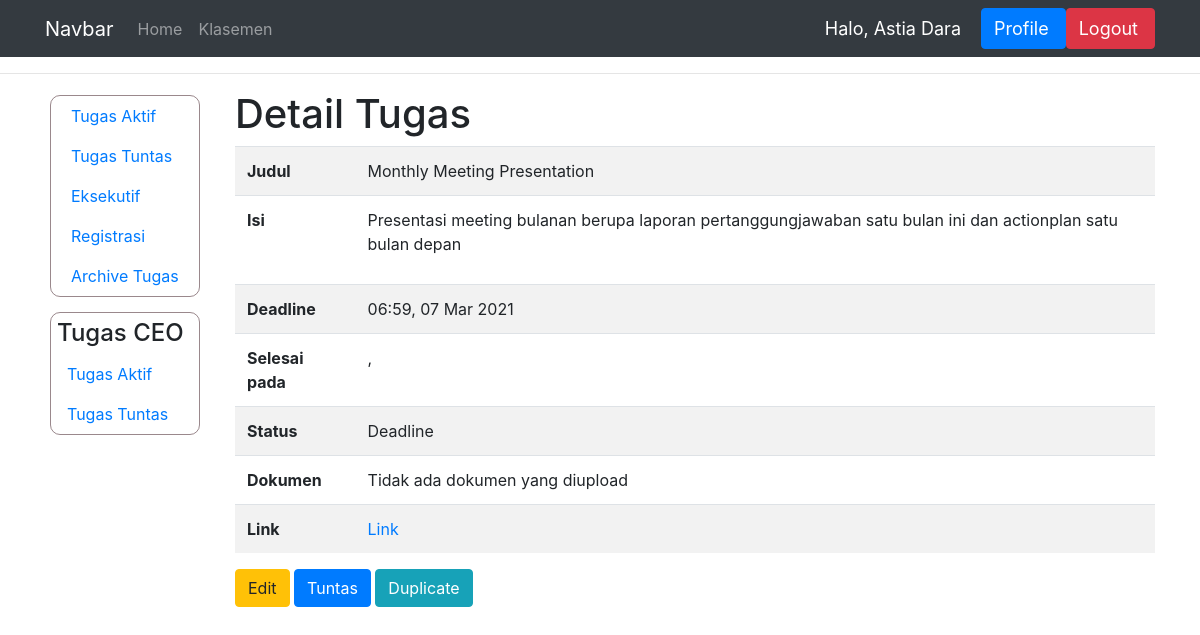
/mdetail_proyek/47 (signed in), run on an earlier commit of the app's database.
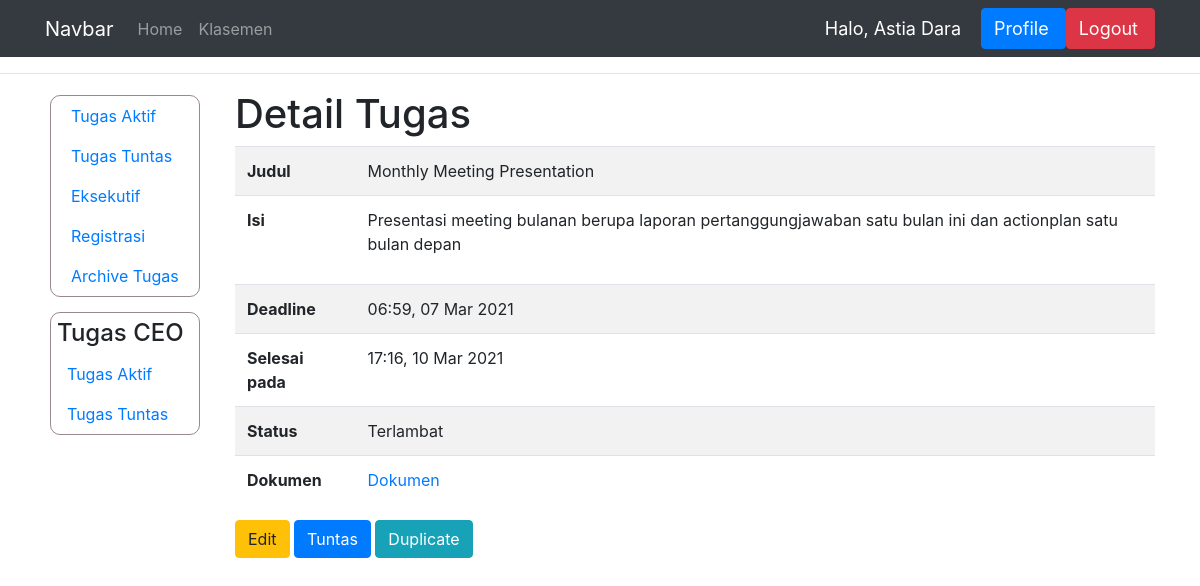
And on a later commit of the database.
### dashboard/models.py (models this page shows, shortened)
class TugasProyek(models.Model):
    STATUS = (
        ('Tuntas', 'Tuntas'),
        ('Hold', 'Hold'),
        ('On Progress', 'On Progress'),
        ('Selesai', 'Selesai'),
        ('Deadline', 'Deadline'),
        ('Terlambat', 'Terlambat')
    )
    pemilik_tugas = models.ForeignKey(User, on_delete=models.CASCADE)
    judul = models.CharField(max_length=150)
    isi = models.CharField(max_length=1000)
    deadline = models.DateTimeField('Deadline')
    status = models.CharField(max_length=15, choices=STATUS)
    bukti = models.CharField(max_length=100, null=True)
    penilaian = models.IntegerField(null=True)
    bagian = models.CharField(max_length = 100, null=True)
    komentar = models.CharField(max_length=1000)
    selesai_pada = models.DateTimeField('Selesai pada', null=True)
    link_bukti = models.CharField(max_length=1000, null=True)
    archive = models.BooleanField(null=True, default=False)
    ketuntasan = models.BooleanField(null=True, default=False)

### dashboard/views.py (the view)
# urls.py: path('mdetail_proyek/<int:id_tugas>', views.mdetail_proyek, name='mdetail_proyek'),
@login_required(login_url='login')
def mdetail_proyek(request, id_tugas):
    nama = request.user.first_name
    t = TugasProyek.objects.get(pk=id_tugas)
    dokumennya = t.bukti
    if (t.status == 'Tuntas'):
        nottuntas = False
    else:
        nottuntas = True
    ceo = request.user.groups.filter(name='CEO').exists()
    context = {'nama' : nama,
                'tugas' : t,
                'dokumen' : dokumennya,
                'nottuntas' : nottuntas
                }
    if ceo:
        context['sidebar_ceo'] = True
    if not request.user.groups.filter(name='Eksekutif').exists() or request.user.last_name == 'Human Resource':
        context['data_kar'] = True
    if t.bukti == '#':
        context['belum'] = True
    if t.status == 'Tuntas':
        context['tuntas'] = True
    if not (t.link_bukti == '#') or (t.link_bukti == None):
        context['ada_link'] = True
    return render(request, 'manager/mdetail_proyek.html', context)

### templates/manager/mdetail_proyek.html (shortened to what this page needs)
{% extends 'main.html' %}
{% block content %}
  <hr>
  <div class="container">
      <div class="row">
        {% if sidebar_ceo %}
            {% include 'ceo/sidebar.html' %}
        {% else %}
            {% include 'manager/sidebar.html' %}
        {% endif %}
          <div class="col">
                <h1>Detail Tugas</h1>
                <table class="table table-striped">
                    <tbody>
                    <tr>
                        <th scope="row">Judul</th>
                        <td>{{tugas.judul}}</td>
                    </tr>
                    <tr>
                        <th scope="row">Isi</th>
                        <td>{{tugas.isi|linebreaks}}</td>
                    </tr>
                    <tr>
                        <th scope="row">Deadline</th>
                        <td>{{tugas.deadline|time:"H:i"}}, {{tugas.deadline|date:"d M Y"}}</td>
                    </tr>
                    <tr>
                        <th scope="row">Selesai pada</th>
                        <td>{{tugas.selesai_pada|time:"H:i"}}, {{tugas.selesai_pada|date:"d M Y"}}</td>
                    </tr>
                    <tr>
                        <th scope="row">Status</th>
                        <td>{{tugas.status}}</td>
                    </tr>
                    {% if belum %}
                    <tr>
                        <th scope="row">Dokumen</th>
                        <td>Tidak ada dokumen yang diupload</td>
                    </tr>
                    {% else %}
                    <tr>
                        <th scope="row">Dokumen</th>
                        <td><a href="{{tugas.bukti}}" target="_blank">Dokumen</a></td>
                    </tr>
                    {% endif %}
                    {% if ada_link %}
                    <tr>
                        <th scope="row">Link</th>
                        <td><a href="{{tugas.link_bukti}}" target="_blank">Link</a></td>
                    </tr>
                    {% endif %}
                    </tbody>
                </table>
                <a class="btn btn-warning" href="{% url 'edit_tugas_proyek' tugas.id %}" role="button">Edit</a>
                {% if nottuntas %}
                <span><a class="btn btn-primary" href="{% url 'tuntas' tugas.id %}" role="button">Tuntas</a></span>
                {% endif %}
                <span><a class="btn btn-info" href="{% url 'duplikasi_tugas_proyek' tugas.id %}" role="button">Duplicate</a></span>
          </div>
      </div>
  </div>
{% endblock %}

### templates/main.html (shortened to what this page needs)
{% load static %}
<!DOCTYPE html>
<html lang="en">
<head>
    <link rel="stylesheet" href="https://cdn.jsdelivr.net/npm/bootstrap@4.5.3/dist/css/bootstrap.min.css"
>
</head>
<body>
    {% include 'navbar.html' %}
    {% block content %}
    {% endblock %}
</body>
</html>

### templates/navbar.html (shortened to what this page needs)
<nav class="navbar navbar-expand-lg navbar-dark bg-dark">
    <div class="container">
        <a class="navbar-brand" href="{% url 'index' %}">Navbar</a>
        <div class="collapse navbar-collapse" id="navbarNav">
            <ul class="navbar-nav">
                <li class="nav-item">
                    <a class="nav-link" href="{% url 'index' %}">Home</a>
                </li>
                <li class="nav-item">
                    <a href="{% url 'klasemen' %}" class="nav-link">Klasemen</a>
                </li>
            </ul>
        </div>
        <span class="hello-msg">Halo, {{nama}}</span>
        <span><button type="button" class="btn btn-primary "><a class="hello-msg mr-1 text-center"
                    href="{% url 'profile' %}">Profile</a></button></span>
        <span><button type="button" class="btn btn-danger"><a class="hello-msg mr-1 text-center"
                    href="{% url 'logout' %}">Logout</a></button></span>
    </div>
</nav>

### templates/manager/sidebar.html (shortened to what this page needs)
<div class="col-sm-2">
    <div class="custom-sidebar">
        <nav class="nav flex-column pl-1">
            <a class="nav-link" href="{% url 'lihat_tugas' %}">Tugas Aktif</a>
            <a class="nav-link" href="{% url 'lihat_tugas_tuntas' %}">Tugas Tuntas</a>
            <a class="nav-link" href="{% url 'daftar_eksekutif' %}">Eksekutif</a>
            <a class="nav-link" href="{% url 'registrasi_eksekutif' %}">Registrasi</a>
            <a class="nav-link" href="{% url 'archive_tugas' %}">Archive Tugas</a>
        </nav>
    </div>
    <div class="custom-sidebar">
        <h4 class="header-sidebar">Tugas CEO</h4>
        <nav>
            <a class="nav-link" href="{% url 'tugas_aktif_manager' %}">Tugas Aktif</a>
            <a class="nav-link" href="{% url 'tugas_tuntas_manager' %}">Tugas Tuntas</a>
        </nav>
    </div>
</div>

### templates/navbar.html (style rules this page uses)
.hello-msg { font-size: 18px; color: #fff; margin-right: 20px; }

### templates/manager/sidebar.html (style rules this page uses)
.custom-sidebar { border: 1px solid #50323893; margin: 5px; margin-bottom: 15px; border-radius: 10px; }
.header-sidebar { margin: 6px; }

What changed in the data, as far as the page shows it:
changed TugasProyek "Monthly Meeting Presentation": selesai_pada (not shown) → "17:16"; selesai_pada (not shown) → "10 Mar 2021"; status "Deadline" → "Terlambat"; link_bukti empty → "#" (drawn)
Also different on the page:
text no longer shown: "Tidak ada dokumen yang diupload Link Link"
